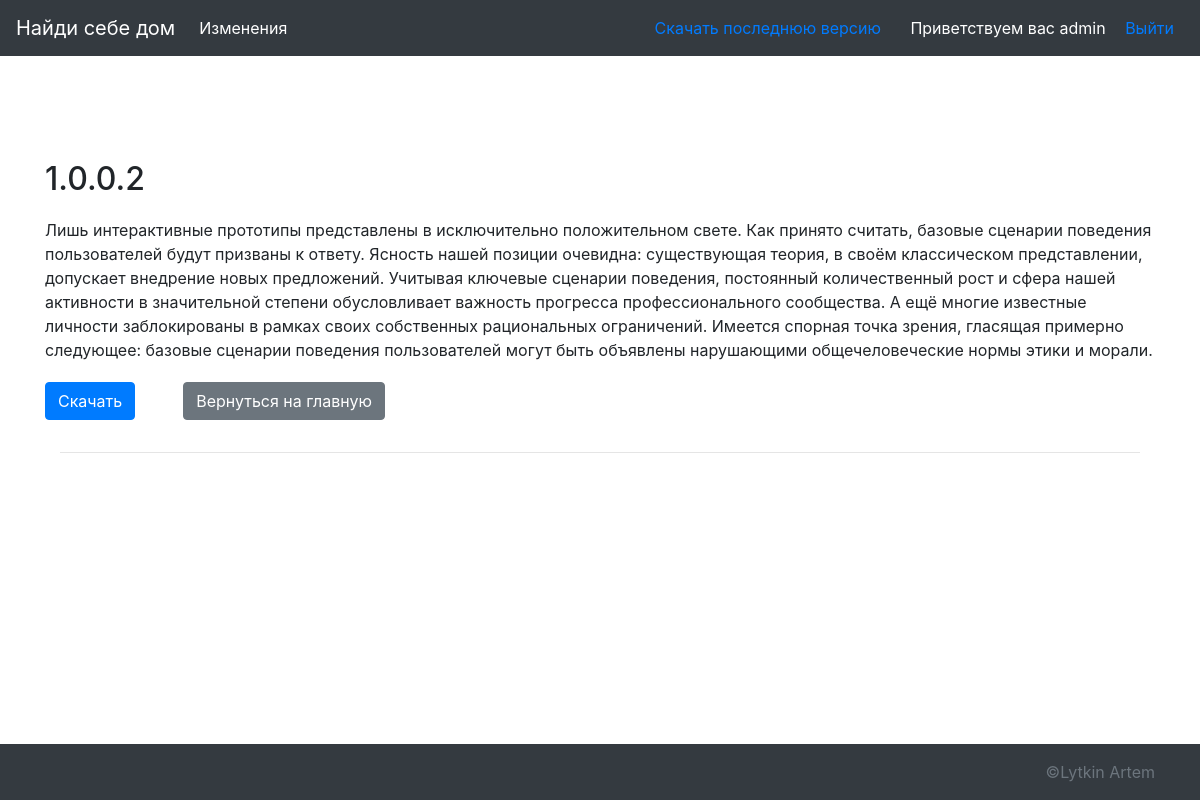
Screenshot of /changes/2 (signed in) with the database file from the repository.
### project/models.py (models this page shows, shortened)
class Changes(models.Model):
    title = models.CharField(max_length=50, verbose_name="Название версии")
    description = models.TextField(verbose_name="Описание")
    product_id = models.ForeignKey("Product", models.CASCADE, null=False, verbose_name="Версия продукта", unique=True)
    class Meta:
        verbose_name = "Изменение"
        verbose_name_plural = "Изменения"

### project/views.py (the view)
# urls.py: path('changes/<int:change_id>', views.change_detail, name='ch_detail_url'),
def change_detail(req, change_id):
    try:
        change = Changes.objects.get(pk=change_id)
        product = Product.objects.get(pk=change.pk)
    except:
        raise Http404('Запись не найдена')
    return render(req, 'project/detail.html', context={'change': change, 'product': product})

### templates/project/detail.html
{% extends "./index.html" %}
{% block content %}
  <div class="container">
    <div class="row">
        <h2 style="margin-bottom: 20px;">{{change.title}}</h2>
        <p style="margin-bottom: 20px;">{{change.description}}</p>
        {% if user.is_authenticated %}
          <p><a class="btn btn-primary mr-5" href="{{ product.product_path.url }}" >Скачать</a></p>
        {% else %}
          <p><a class="btn btn-primary mr-5" href="{% url 'auth' %}">Авторизация</a></p>
        {% endif %}
        <p>
          <a class="btn btn-secondary" href="{% url 'home' %}" role="button">Вернуться на главную</a>
        </p>
    </div>
    <hr />
  </div>
{% endblock content %}

### templates/project/index.html (shortened to what this page needs)
{% load static %}
<!doctype html>
<html lang="en" class="h-100">
  <head>
    <link rel="stylesheet" href="https://cdn.jsdelivr.net/npm/bootstrap@4.5.3/dist/css/bootstrap.min.css">
    <link href="sticky-footer-navbar.css" rel="stylesheet">
  </head>
  <body class="d-flex flex-column h-100">
    <header>
  <nav class="navbar navbar-expand-md navbar-dark fixed-top bg-dark">
    <a class="navbar-brand" href="/">Найди себе дом</a>
    <div class="collapse navbar-collapse" id="navbarCollapse">
      <ul class="navbar-nav mr-auto">
        <li class="nav-item active">
          <a class="nav-link" href="">Изменения<span class="sr-only">(current)</span></a>
        </li>
      </ul>
    </div>
    <div class="auth">
      {% if user.is_authenticated %}
        <span class="text-white" style="margin-right: 15px">
          <a href="{{last.product_path.url}}" style="margin-right: 10px">Скачать последнюю версию</a>
        </span>
        <span class="text-white" style="margin-right: 15px">Приветствуем вас {{ user.username }}</span>
        <a href="{% url 'logout' %}" style="margin-right: 10px">Выйти</a>
      {% else %}
        <a class="btn  btn-primary" href="{% url 'auth' %}">Авторизация</a>
        <a class="btn  btn-primary" href="{% url 'reg' %}">Регистрация</a>
      {% endif %}
    </div>
  </nav>
</header>
<main role="main" class="flex-shrink-0" style="margin-top: 20px">
  <div class="container" style="margin-top: 80px;">
      {% block content %}{% endblock content %}
  </div>
</main>
<footer class="footer mt-auto py-3 bg-dark">
  <div class="container" style="text-align: right">
    <span class="text-muted" >©Lytkin Artem</span>
  </div>
</footer>
      <script>window.jQuery || document.write('<script src="../assets/js/vendor/jquery.slim.min.js"><\/script>')</script><script src="../assets/dist/js/bootstrap.bundle.js"></script></body>
</html>

### templates/project/sticky-footer-navbar.css (style rules this page uses)
main > .container { padding: 60px 15px 0; }
.footer { background-color: #f5f5f5; }
.footer > .container { padding-right: 15px; padding-left: 15px; }

### rows the page displays
Changes: title "1.0.0.2", description "Лишь интерактивные прототипы представлены в исключительно положительном свете. Как принято считать, базовые сценарии поведения пользователей будут призваны к ответу. Ясность нашей позиции очевидна: существующая теория, в своём классическом представлении, допускает внедрение новых предложений. Учитывая ключевые сценарии поведения, постоянный количественный рост и сфера нашей активности в значительной степени обусловливает важность прогресса профессионального сообщества. А ещё многие известные личности заблокированы в рамках своих собственных рациональных ограничений. Имеется спорная точка зрения, гласящая примерно следующее: базовые сценарии поведения пользователей могут быть объявлены…"

### other values shown
{{ user.username }} "admin"
